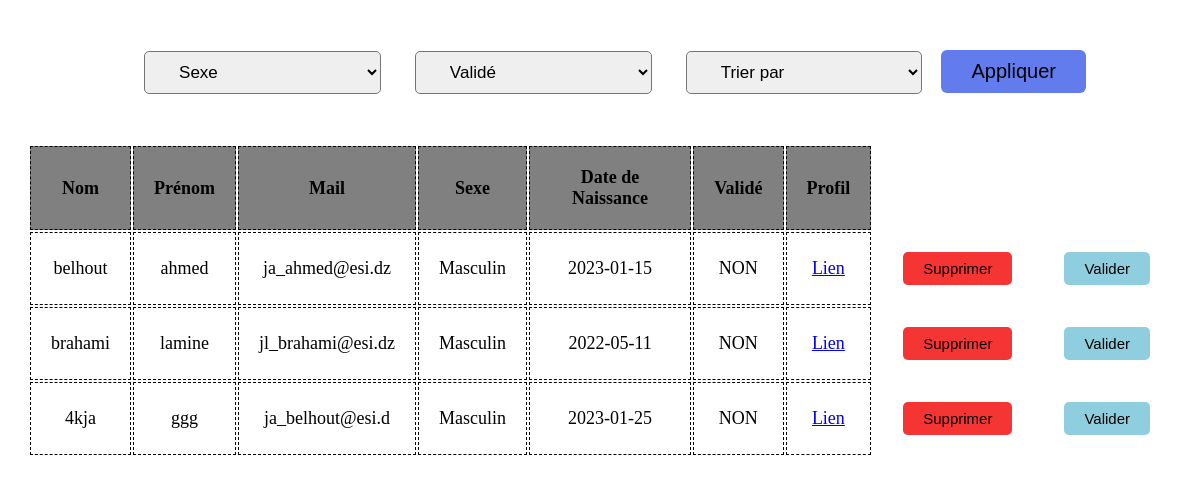
The app's page /Routers/gestion_user/Router_gestion_user.php with its own data.
### tables this page shows
CREATE TABLE IF NOT EXISTS `user` (
  `id_user` int(11) NOT NULL AUTO_INCREMENT,
  `name` varchar(20) NOT NULL,
  `email` varchar(20) NOT NULL,
  `hash_pwd` varchar(1024) NOT NULL,
  `token` varchar(1024) DEFAULT NULL,
  `sexe` varchar(1) NOT NULL,
  `date_naissance` date NOT NULL,
  `validate` tinyint(1) DEFAULT '0',
  PRIMARY KEY (`id_user`)
);

### controlers/controler.php (called while the page is built, shortened)
<?php
require_once("../../vues/user/Accueil.php");
require_once("../../vues/admin/gestion_user.php");
require_once("../../models/model.php");
class Controler{
    public function get_all_users(){
        $c= new model();
        $res=$c->get_all_users();
        return $res;
    }
    public function afficher_gestion_user(){
        $c=new gestion_user();
        $c->afficher_gestion_user();
    }
}

### Routers/gestion_user/Router_gestion_user.php (called while the page is built, shortened)
<?php
require_once('../../controlers/controler.php');
$c= new Controler();
$c->afficher_gestion_user();
?>

### models/model.php (called while the page is built, shortened)
<?php
require_once('../../controlers/controler.php');
class model{
    private $host="localhost";
    private $dbname="TDW";
    private $username="root";
    private $password="";
    private function connection($host,$dbname,$username,$password){
        try {
            $conn = new PDO("mysql:host=$host;dbname=$dbname;",$username,$password);
            $conn->exec("SET NAMES utf8mb4");
        } catch (Exception $ex) {
         echo $ex->getMessage();
        }
        return $conn;
    }
    public function get_all_users(){
      $conn=$this->connection($this->host,$this->dbname,$this->username,$this->password);
      $request=$conn->prepare("select * from user");
      $request->execute();
        $res=$request->fetchAll(PDO::FETCH_ASSOC);
        return $res;
  }
}

### vues/admin/gestion_user.php (the view, shortened to what this page needs)
<?php
require_once('../../vues/user/Accueil.php');
require_once('../../controlers/controler.php');
class gestion_user{
    private function afficher_users(){
        ?>
        <div class="cont_tab">
        <table class="tableau" >
        <thead >
            <?php
             $c=new Controler();
             if(isset($_POST["filtrer"])){
                $res=$c->filtre_users($_POST["select_sexe"],$_POST["select_validation"],$_POST["trie"]);
             }
             else{
             $res=$c->get_all_users();
             }
             if(count($res)==0){
                echo '<h1>Aucun Résultat</h1>';
             }
             else {
                ?>
                <tr class="premierRow">
                <th scope="col" class="grey">Nom</th>
                <th scope="col" class="grey">Prénom</th>
                <th scope="col" class="grey">Mail</th>
                <th scope="col" class="grey">Sexe</th>
                <th scope="col" class="grey">Date de Naissance</th>
                <th scope="col" class="grey">Validé</th>
                <th scope="col" class="grey">Profil</th>
                <th scope="col" class="hid"></th>
                <th scope="col" class="hid"></th>
            </tr>
            <?php
             }
            ?>
        </thead>
        <tbody class="tbody2">
        <?php
         for ($i = 0; $i <count($res); $i++) {
            if($res[$i]["sexe"]=='M') $sexe="Masculin";
            else $sexe="Féminin";
            $nom=explode(' ',$res[$i]["name"])[0];
            $prenom=explode(' ',$res[$i]["name"])[1];
            if($res[$i]["validate"]==TRUE){
                $validate="OUI";
            }
            else{
                $validate="NON";
            }
            echo '<tr>
            <td >'.$nom.'</td>
            <td >'.$prenom.'</td>
            <td >'.$res[$i]["email"].'</td>
            <td >'.$sexe.'</td>
            <td >'.$res[$i]["date_naissance"].'</td>
            <td >'.$validate.'</td>
            <td ><a target="_blank" href="../profil/Router_profil.php?id='.$res[$i]["id_user"].'"> Lien </td>
            <td class="hid"><form method="post" id="form_sup">
            <div class="addfirst">
             <input name="supprimer_user" class="firstcolumn" value="'.$res[$i]["id_user"].'" type="text" maxlength="25" placeholder="ingredient" hidden>
             <input type="submit" value="Supprimer" class="sup" name="sup_user">
             </div>
       </form></td>';
       if($res[$i]["validate"]==False){
        echo  '<td class="hid"><form method="post" id="form_mod" class="form_modifier">
        <div class="addfirst">
         <input name="valider_user" class="firstcolumn" value="'.$res[$i]["id_user"].'" type="text" maxlength="25" placeholder="ingredient" hidden>
         <input type="submit" value="Valider" class="val" name="val_user">
         </div>
   </form></td>
    </tr>';
       }
         }
         ?>
        </tbody>
       </table>
        </div>
        <?php
    }
    private function filtre_form(){
        ?>
        <form method="post" id="filtre_form">
        <select name="select_sexe" id="select_sexe">
        <option value="0"  selected hidden>Sexe</option>
          </select>
        <select name="select_validation" id="select_validation">
        <option value="0"  selected hidden>Validé</option>
          </select>
          <select name="trie" id="trie">
          <option value="0"  selected hidden>Trier par</option>
          </select>
            <input type="submit" value="Appliquer" class="log" name="filtrer">
</form>
        <?php
    }
    public function afficher_gestion_user(){
        ?>
        <!DOCTYPE html>
            <html>
        <body>
            <?php
            $this->filtre_form();
            $this->afficher_users();
            ?>
            </body>
            </html>
            <?php
    }
}

### Routers/gestion_user/master_gestion_user.css (style rules this page uses)
.tableau td,.tableau th { text-align: center; padding: 20px 20px; }
.tableau td,.tableau th { font-size: 18px; }
.grey { background-color: gray; }
.tableau { margin: 35px auto 150px auto; }
.log,.annuler { padding: 10px 30px; border: 0; border-radius: 6px; cursor: pointer; font-size:20px; margin-left: 15px; }
.log { background-color: rgb(98, 124, 238); }
.cont_tab { padding-left: 20px; padding-right: 20px; }
.sup,.val,.blo { padding: 8px 20px; border: 0; border-radius: 5px; cursor: pointer; font-size:15px; margin-left: 10px; }
.sup { background-color: rgb(245, 52, 52); }
.val { background-color: rgb(142, 206, 223); }
.hid { border: 0px; }
.tableau th:not(.hid),.tableau td:not(.hid) { border: 1px; border-style: dashed; }
select { padding: 10px 30px; border: 0.4; border-radius: 5px; cursor: pointer; font-size:17px; background-color: none; margin-left: 30px; width: 20%; }
#filtre_form { text-align: center; margin: 50px 0px; }

### records on screen
user: name "belhout", name "ahmed", email "ja_ahmed@esi.dz", sexe "Masculin", date_naissance "2023-01-15", validate "NON"
user: name "brahami", name "lamine", email "jl_brahami@esi.dz", sexe "Masculin", date_naissance "2022-05-11", validate "NON"
user: name "4kja", name "ggg", email "ja_belhout@esi.d", sexe "Masculin", date_naissance "2023-01-25", validate "NON"
